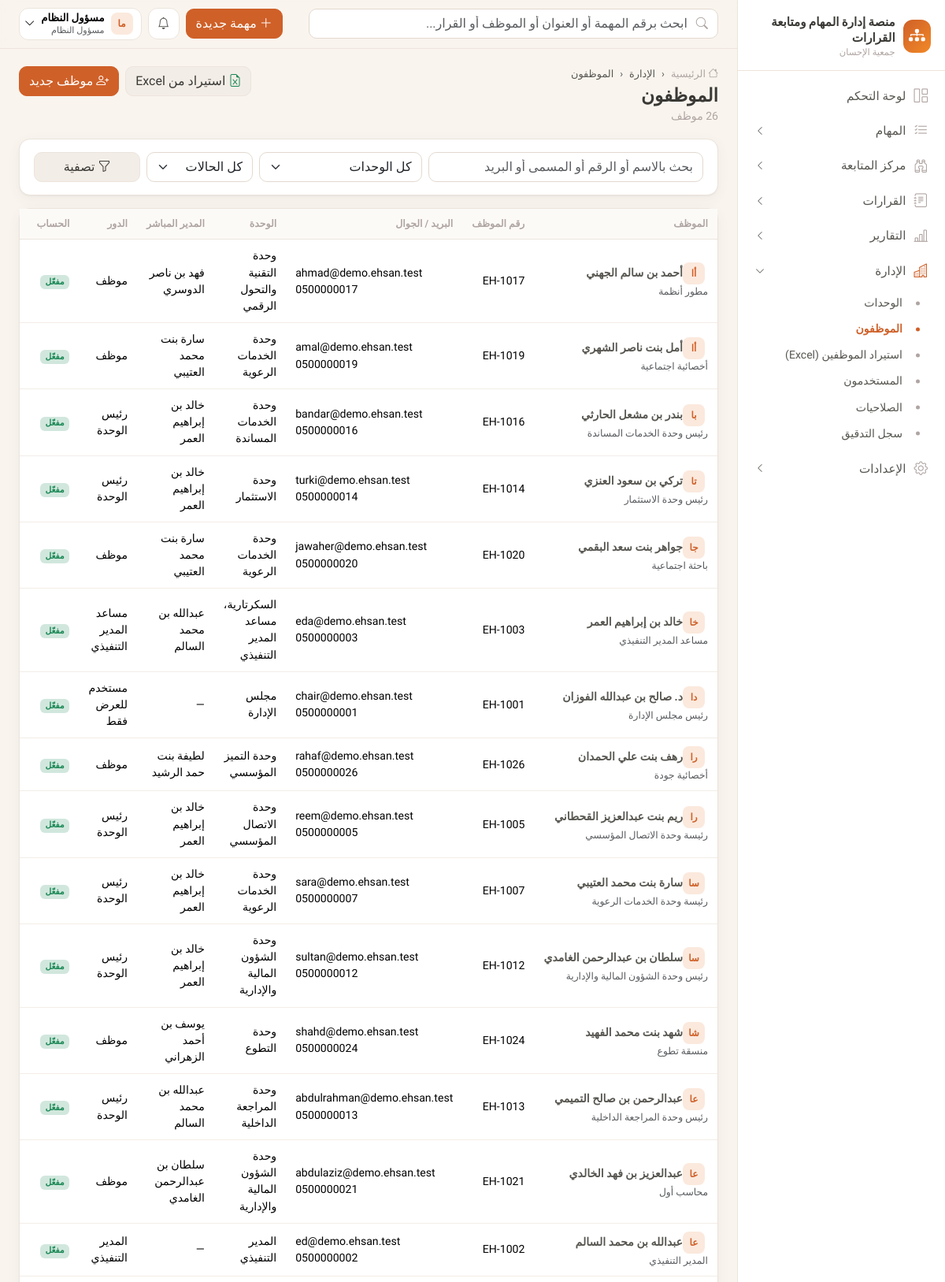
The app's page /org/employees/ (signed in, upper part) with its own data.
### apps/accounts/models.py (models this page shows, shortened)
class User(AbstractBaseUser, PermissionsMixin):
    email = models.EmailField("البريد الإلكتروني", unique=True)
    phone = models.CharField("رقم الجوال", max_length=20, unique=True, null=True, blank=True)
    full_name = models.CharField("الاسم الكامل", max_length=150)
    role = models.ForeignKey(Role, verbose_name="الدور", on_delete=models.PROTECT, null=True, related_name="users")
    is_active = models.BooleanField("الحساب نشط", default=True)
    is_staff = models.BooleanField(default=False)
    date_joined = models.DateTimeField(default=timezone.now)
    failed_login_count = models.PositiveSmallIntegerField(default=0)
    locked_until = models.DateTimeField(null=True, blank=True)
    otp_enabled = models.BooleanField("تفعيل التحقق الثنائي", default=False)
    must_change_password = models.BooleanField(default=False)
    objects = UserManager()
    USERNAME_FIELD = "email"
    EMAIL_FIELD = "email"
    REQUIRED_FIELDS = ["full_name"]
    class Meta:
        db_table = "users"
        verbose_name = "مستخدم"
        indexes = [models.Index(fields=["is_active"])]

class Role(models.Model):
    code = models.CharField("الرمز", max_length=40, unique=True, choices=ROLES)
    name = models.CharField("الاسم", max_length=80)
    description = models.TextField("الوصف", blank=True)
    permissions = models.ManyToManyField(Permission, related_name="roles", blank=True, db_table="role_permissions")
    is_system = models.BooleanField(default=True)
    class Meta:
        db_table = "roles"
        verbose_name = "دور"

### apps/organization/models.py (models this page shows, shortened)
class Employee(models.Model):
    class Status(models.TextChoices):
        ACTIVE = "active", "على رأس العمل"
        LEAVE = "leave", "في إجازة"
        INACTIVE = "inactive", "غير نشط"
    user = models.OneToOneField(
        settings.AUTH_USER_MODEL, verbose_name="حساب المستخدم", null=True, blank=True,
        on_delete=models.SET_NULL, related_name="employee",
    )
    employee_no = models.CharField("رقم الموظف", max_length=30, unique=True)
    full_name = models.CharField("الاسم", max_length=150)
    job_title = models.CharField("المسمى الوظيفي", max_length=150, blank=True)
    manager = models.ForeignKey("self", verbose_name="المدير المباشر", null=True, blank=True, on_delete=models.SET_NULL, related_name="reports")
    units = models.ManyToManyField(Unit, through="EmployeeUnit", related_name="employees", verbose_name="الوحدات")
    join_date = models.DateField("تاريخ الانضمام", null=True, blank=True)
    photo = models.FileField("صورة", upload_to=secure_upload_path, null=True, blank=True)
    status = models.CharField("الحالة", max_length=20, choices=Status.choices, default=Status.ACTIVE)
    created_at = models.DateTimeField(auto_now_add=True)
    class Meta:
        db_table = "employees"
        ordering = ["full_name"]
        verbose_name = "موظف"
        indexes = [models.Index(fields=["status"])]
    @property
    def email(self):
        return self.user.email if self.user_id else ""
    @property
    def phone(self):
        return self.user.phone if self.user_id else ""

class Unit(models.Model):
    name = models.CharField("اسم الوحدة", max_length=150, unique=True)
    code = models.CharField("الرمز", max_length=30, unique=True, null=True, blank=True)
    description = models.TextField("وصف الوحدة", blank=True)
    head = models.ForeignKey(
        "organization.Employee", verbose_name="رئيس الوحدة", null=True, blank=True,
        on_delete=models.SET_NULL, related_name="headed_units",
    )
    parent = models.ForeignKey("self", verbose_name="تتبع لـ", null=True, blank=True, on_delete=models.SET_NULL, related_name="children")
    is_active = models.BooleanField("الوحدة نشطة", default=True)
    established_on = models.DateField("تاريخ الإنشاء", default=timezone.localdate)
    sort_order = models.PositiveSmallIntegerField("الترتيب", default=0)
    created_at = models.DateTimeField(auto_now_add=True)
    class Meta:
        db_table = "units"
        ordering = ["sort_order", "name"]
        verbose_name = "وحدة تنظيمية"

### apps/organization/views.py (the view)
# urls.py: path("employees/", views.employees_list, name="employees"),
@perm_required("admin.employees")
def employees_list(request):
    qs = Employee.objects.select_related("user", "manager").prefetch_related("units").order_by("full_name")
    q = request.GET.get("q", "").strip()
    if q:
        qs = qs.filter(Q(full_name__icontains=q) | Q(employee_no__icontains=q) | Q(job_title__icontains=q) | Q(user__email__icontains=q))
    if request.GET.get("unit"):
        qs = qs.filter(units__id=request.GET["unit"])
    if request.GET.get("status"):
        qs = qs.filter(status=request.GET["status"])
    page = Paginator(qs, 25).get_page(request.GET.get("page"))
    for e in page:
        k = compute_kpis(Task.objects.filter(assignees__employee=e))
        e.k = k
    return render(request, "organization/employees_list.html", {
        "page_obj": page, "units": Unit.objects.all(), "statuses": Employee.Status.choices,
    })

### apps/core/branding.py (called while the page is built)
def get_org():
    return get_setting("organization")

### apps/core/context_processors.py (called while the page is built)
def platform(request):
    org = get_org()
    ctx = {
        "ORG": org,
        "PLATFORM_NAME": org.get("platform_name") or "منصة إدارة المهام ومتابعة القرارات",
        "ORG_NAME": org.get("name"),
        "ORG_SHORT": org.get("short_name") or org.get("name"),
    }
    user = getattr(request, "user", None)
    if user and user.is_authenticated:
        from apps.notifications.models import Notification
        unread = Notification.objects.filter(recipient=user, is_read=False)
        ctx.update({
            "menu": build_menu(request),
            "unread_count": unread.count(),
            "latest_notifications": Notification.objects.filter(recipient=user).select_related("task")[:6],
            "current_employee": getattr(user, "employee", None),
        })
    return ctx

### apps/core/menu.py (called while the page is built)
def _visible(item, user):
    if item.get("perm") and not has_perm(user, item["perm"]):
        return False
    if item.get("needs_employee") and not getattr(user, "employee", None):
        return False
    return True

### apps/core/permissions.py (called while the page is built)
def has_perm(user, code):
    if not user or not user.is_authenticated or not user.is_active:
        return False
    if user.is_superuser:
        return True
    return code in user.permission_codes

def perm_required(*codes, any_of=False):
    def decorator(view):
        @wraps(view)
        def wrapper(request, *args, **kwargs):
            if not request.user.is_authenticated:
                from django.contrib.auth.views import redirect_to_login
                return redirect_to_login(request.get_full_path())
            checks = [has_perm(request.user, c) for c in codes]
            if (any_of and not any(checks)) or (not any_of and not all(checks)):
                raise PermissionDenied("ليس لديك صلاحية للوصول إلى هذه الصفحة")
            return view(request, *args, **kwargs)
        return wrapper
    return decorator

### apps/core/templatetags/ui.py (called while the page is built)
@register.filter
def can(user, code):
    return has_perm(user, code)

@register.filter
def initials(name):
    parts = (name or "").split()
    if not parts:
        return "؟"
    return parts[0][:1] + (parts[-1][:1] if len(parts) > 1 else "")

@register.simple_tag(takes_context=True)
def qs_replace(context, **kwargs):
    query = context["request"].GET.copy()
    for k, v in kwargs.items():
        if v is None or v == "":
            query.pop(k, None)
        else:
            query[k] = v
    return query.urlencode()

### templates/organization/employees_list.html (shortened to what this page needs)
{% extends "base.html" %}
{% load ui %}
{% block breadcrumbs %}<li class="breadcrumb-item">الإدارة</li><li class="breadcrumb-item active">الموظفون</li>{% endblock %}
{% block page_title %}الموظفون{% endblock %}
{% block page_sub %}{{ page_obj.paginator.count }} موظف{% endblock %}
{% block page_actions %}
  <a href="{% url 'organization:employee_import' %}" class="btn btn-soft"><i class="bi bi-file-earmark-excel text-success"></i> استيراد من Excel</a>
  <a href="{% url 'organization:employee_create' %}" class="btn btn-brand"><i class="bi bi-person-plus"></i> موظف جديد</a>
{% endblock %}
{% block content %}
<div class="card mb-3"><div class="card-body">
  <form class="row g-2">
    <div class="col-md-5"><input class="form-control" name="q" value="{{ request.GET.q }}" placeholder="بحث بالاسم أو الرقم أو المسمى أو البريد"></div>
    <div class="col-md-3"><select name="unit" class="form-select"><option value="">كل الوحدات</option></select></div>
    <div class="col-md-2"><select name="status" class="form-select"><option value="">كل الحالات</option></select></div>
    <div class="col-md-2"><button class="btn btn-soft w-100"><i class="bi bi-funnel"></i> تصفية</button></div>
  </form>
</div></div>
<div class="card">
  <div class="table-responsive"><table class="table table-hover">
    <thead><tr><th>الموظف</th><th>رقم الموظف</th><th>البريد / الجوال</th><th>الوحدة</th><th>المدير المباشر</th><th>الدور</th><th>الحساب</th><th></th></tr></thead>
    <tbody>{% for e in page_obj %}<tr>
      <td class="text-nowrap"><span class="avatar sm ms-1">{{ e.full_name|initials }}</span><a href="{% url 'organization:employee_detail' e.pk %}" class="fw-semibold text-ink">{{ e.full_name }}</a><div class="small text-muted me-4">{{ e.job_title }}</div></td>
      <td class="small">{{ e.employee_no }}</td>
      <td class="small ltr">{{ e.email|default:"—" }}<br>{{ e.phone|default:"" }}</td>
      <td class="small">{% for u in e.units.all %}{{ u.name }}{% if not forloop.last %}، {% endif %}{% endfor %}</td>
      <td class="small">{{ e.manager.full_name|default:"—" }}</td>
      <td class="small">{{ e.user.role.name|default:"—" }}</td>
      <td>{% if e.user and e.user.is_active %}<span class="badge bg-success-subtle text-success">مفعّل</span>{% elif e.user %}<span class="badge bg-secondary">معطّل</span>{% else %}<span class="badge badge-soft">بلا حساب</span>{% endif %}</td>
      <td class="small">{{ e.join_date|date:"Y-m-d"|default:"—" }}</td>
    </tr>{% empty %}<tr><td colspan="13">{% include "partials/empty.html" with icon="bi-people" title="لا يوجد موظفون" %}</td></tr>{% endfor %}</tbody>
  </table></div>
</div>
{% endblock %}

### templates/base.html (shortened to what this page needs)
{% load static ui %}<!doctype html>
<html lang="ar" dir="rtl">
<head>
  <link rel="stylesheet" href="https://cdn.jsdelivr.net/npm/bootstrap@5.3.3/dist/css/bootstrap.rtl.min.css">
  <link rel="stylesheet" href="https://cdn.jsdelivr.net/npm/bootstrap-icons@1.11.3/font/bootstrap-icons.min.css">
  <link rel="stylesheet" href="https://cdn.jsdelivr.net/npm/tom-select@2.3.1/dist/css/tom-select.bootstrap5.min.css">
  <link rel="stylesheet" href="{% static 'css/app.css' %}">
</head>
<body>
{% block body %}
<div class="app-shell">
  <aside class="sidebar" aria-label="القائمة الرئيسية">
    <div class="brand-box">
      {% if ORG.logo %}<img src="{% url 'branding_logo' %}" alt="" style="width:42px;height:42px;object-fit:contain;border-radius:10px">{% else %}<div class="brand-logo"><i class="bi bi-diagram-3-fill"></i></div>{% endif %}
      <div>
        <div class="brand-title">{{ PLATFORM_NAME }}</div>
        <div class="brand-sub">{{ ORG_SHORT }}</div>
      </div>
    </div>
    <nav>
      {% for item in menu %}
        {% if item.children %}
          <button class="nav-group-btn {% if item.active %}active{% endif %}" data-bs-toggle="collapse" data-bs-target="#nav-{{ forloop.counter }}" aria-expanded="{% if item.active %}true{% else %}false{% endif %}">
            <i class="bi {{ item.icon }}"></i><span>{{ item.label }}</span><i class="bi bi-chevron-left chev"></i>
          </button>
          <div class="collapse {% if item.active %}show{% endif %}" id="nav-{{ forloop.counter }}">
            <div class="nav-sub">
              {% for c in item.children %}<a href="{{ c.url }}" class="{% if c.active %}active{% endif %}">{{ c.label }}</a>{% endfor %}
            </div>
          </div>
        {% else %}
          <a class="nav-item-link {% if item.active %}active{% endif %}" href="{{ item.url }}"><i class="bi {{ item.icon }}"></i><span>{{ item.label }}</span></a>
        {% endif %}
      {% endfor %}
    </nav>
  </aside>
  <div class="main">
    <header class="topbar">
      <form class="search" action="{% url 'tasks:search' %}" method="get" role="search">
        <i class="bi bi-search"></i>
        <input class="form-control" type="search" name="q" value="{{ request.GET.q|default:'' }}" placeholder="ابحث برقم المهمة أو العنوان أو الموظف أو القرار...">
      </form>
      <div class="ms-auto d-flex align-items-center gap-2">
        {% if user|can:"tasks.create" %}
        <a href="{% url 'tasks:create' %}" class="btn btn-brand d-none d-md-inline-flex align-items-center gap-1"><i class="bi bi-plus-lg"></i> مهمة جديدة</a>
        {% endif %}
        <div class="dropdown">
          <button class="top-icon" data-bs-toggle="dropdown" aria-label="التنبيهات" data-unread-url="{% url 'notifications:unread_count' %}">
            <i class="bi bi-bell"></i>{% if unread_count %}<span class="dot">{{ unread_count }}</span>{% endif %}
          </button>
        </div>
        <div class="dropdown">
          <button class="user-chip" data-bs-toggle="dropdown">
            <span class="avatar sm">{{ user.full_name|initials }}</span>
            <span class="d-none d-sm-block text-start lh-sm">
              <span class="d-block small fw-semibold">{{ user.full_name }}</span>
              <span class="d-block text-muted" style="font-size:.7rem">{{ user.role.name|default:"—" }}</span>
            </span>
            <i class="bi bi-chevron-down small"></i>
          </button>
        </div>
      </div>
    </header>
    <main class="content">
      <div class="page-head">
        <div>
          <nav aria-label="breadcrumb"><ol class="breadcrumb">
            <li class="breadcrumb-item"><a href="{% url 'dashboard:home' %}"><i class="bi bi-house"></i> الرئيسية</a></li>
            {% block breadcrumbs %}{% endblock %}
          </ol></nav>
          <h1>{% block page_title %}{% endblock %}</h1>
          <div class="sub">{% block page_sub %}{% endblock %}</div>
        </div>
        <div class="d-flex gap-2 flex-wrap no-print">{% block page_actions %}{% endblock %}</div>
      </div>
      {% block content %}{% endblock %}
    </main>
  </div>
</div>
{% endblock %}
</body>
</html>

### records on screen
User: full_name|initials "ما", full_name "مسؤول النظام", role.name "مسؤول النظام"
Employee: full_name|initials "أا", full_name "أحمد بن سالم الجهني", job_title "مطور أنظمة", employee_no "EH-1017", email "ahmad@demo.ehsan.test", phone "0500000017", manager.full_name "فهد بن ناصر الدوسري", user.role.name "موظف", shows "مفعّل"
Unit: name "وحدة التقنية والتحول الرقمي"
Employee: full_name|initials "أا", full_name "أمل بنت ناصر الشهري", job_title "أخصائية اجتماعية", employee_no "EH-1019", email "amal@demo.ehsan.test", phone "0500000019", manager.full_name "سارة بنت محمد العتيبي", user.role.name "موظف", shows "مفعّل"
Unit: name "وحدة الخدمات الرعوية"
Employee: full_name|initials "با", full_name "بندر بن مشعل الحارثي", job_title "رئيس وحدة الخدمات المساندة", employee_no "EH-1016", email "bandar@demo.ehsan.test", phone "0500000016", manager.full_name "خالد بن إبراهيم العمر", user.role.name "رئيس الوحدة", shows "مفعّل"
Unit: name "وحدة الخدمات المساندة"
Employee: full_name|initials "تا", full_name "تركي بن سعود العنزي", job_title "رئيس وحدة الاستثمار", employee_no "EH-1014", email "turki@demo.ehsan.test", phone "0500000014", manager.full_name "خالد بن إبراهيم العمر", user.role.name "رئيس الوحدة", shows "مفعّل"
Unit: name "وحدة الاستثمار"
Employee: full_name|initials "جا", full_name "جواهر بنت سعد البقمي", job_title "باحثة اجتماعية", employee_no "EH-1020", email "jawaher@demo.ehsan.test", phone "0500000020", manager.full_name "سارة بنت محمد العتيبي", user.role.name "موظف", shows "مفعّل"
Employee: full_name|initials "خا", full_name "خالد بن إبراهيم العمر", job_title "مساعد المدير التنفيذي", employee_no "EH-1003", email "eda@demo.ehsan.test", phone "0500000003", manager.full_name "عبدالله بن محمد السالم", user.role.name "مساعد المدير التنفيذي", shows "مفعّل"
Unit: name "السكرتارية"
Unit: name "مساعد المدير التنفيذي"
Employee: full_name|initials "دا", full_name "د. صالح بن عبدالله الفوزان", job_title "رئيس مجلس الإدارة", employee_no "EH-1001", email "chair@demo.ehsan.test", phone "0500000001", manager.full_name "—", user.role.name "مستخدم للعرض فقط", shows "مفعّل"
Unit: name "مجلس الإدارة"
Employee: full_name|initials "را", full_name "رهف بنت علي الحمدان", job_title "أخصائية جودة", employee_no "EH-1026", email "rahaf@demo.ehsan.test", phone "0500000026", manager.full_name "لطيفة بنت حمد الرشيد", user.role.name "موظف", shows "مفعّل"
Unit: name "وحدة التميز المؤسسي"
Employee: full_name|initials "را", full_name "ريم بنت عبدالعزيز القحطاني", job_title "رئيسة وحدة الاتصال المؤسسي", employee_no "EH-1005", email "reem@demo.ehsan.test", phone "0500000005", manager.full_name "خالد بن إبراهيم العمر", user.role.name "رئيس الوحدة", shows "مفعّل"
Unit: name "وحدة الاتصال المؤسسي"
Employee: full_name|initials "سا", full_name "سارة بنت محمد العتيبي", job_title "رئيسة وحدة الخدمات الرعوية", employee_no "EH-1007", email "sara@demo.ehsan.test", phone "0500000007", manager.full_name "خالد بن إبراهيم العمر", user.role.name "رئيس الوحدة", shows "مفعّل"
Employee: full_name|initials "سا", full_name "سلطان بن عبدالرحمن الغامدي", job_title "رئيس وحدة الشؤون المالية والإدارية", employee_no "EH-1012", email "sultan@demo.ehsan.test", phone "0500000012", manager.full_name "خالد بن إبراهيم العمر", user.role.name "رئيس الوحدة", shows "مفعّل"
Unit: name "وحدة الشؤون المالية والإدارية"
Employee: full_name|initials "شا", full_name "شهد بنت محمد الفهيد", job_title "منسقة تطوع", employee_no "EH-1024", email "shahd@demo.ehsan.test", phone "0500000024", manager.full_name "يوسف بن أحمد الزهراني", user.role.name "موظف", shows "مفعّل"
Unit: name "وحدة التطوع"
Employee: full_name|initials "عا", full_name "عبدالرحمن بن صالح التميمي", job_title "رئيس وحدة المراجعة الداخلية", employee_no "EH-1013", email "abdulrahman@demo.ehsan.test", phone "0500000013", manager.full_name "عبدالله بن محمد السالم", user.role.name "رئيس الوحدة", shows "مفعّل"
Unit: name "وحدة المراجعة الداخلية"
Employee: full_name|initials "عا", full_name "عبدالعزيز بن فهد الخالدي", job_title "محاسب أول", employee_no "EH-1021", email "abdulaziz@demo.ehsan.test", phone "0500000021", manager.full_name "سلطان بن عبدالرحمن الغامدي", user.role.name "موظف", shows "مفعّل"
Employee: full_name|initials "عا", full_name "عبدالله بن محمد السالم", job_title "المدير التنفيذي", employee_no "EH-1002", email "ed@demo.ehsan.test", phone "0500000002", manager.full_name "—", user.role.name "المدير التنفيذي", shows "مفعّل"
Unit: name "المدير التنفيذي"

### other values on screen
{{ PLATFORM_NAME }} "منصة إدارة المهام ومتابعة القرارات"
{{ ORG_SHORT }} "جمعية الإحسان"
{{ item.label }} "لوحة التحكم"
{{ item.label }} "المهام" "مركز المتابعة" "القرارات" "التقارير" "الإدارة" "الإعدادات"
{{ c.label }} "الوحدات" "الموظفون" "استيراد الموظفين (Excel)" "المستخدمون" "الصلاحيات" "سجل التدقيق"
